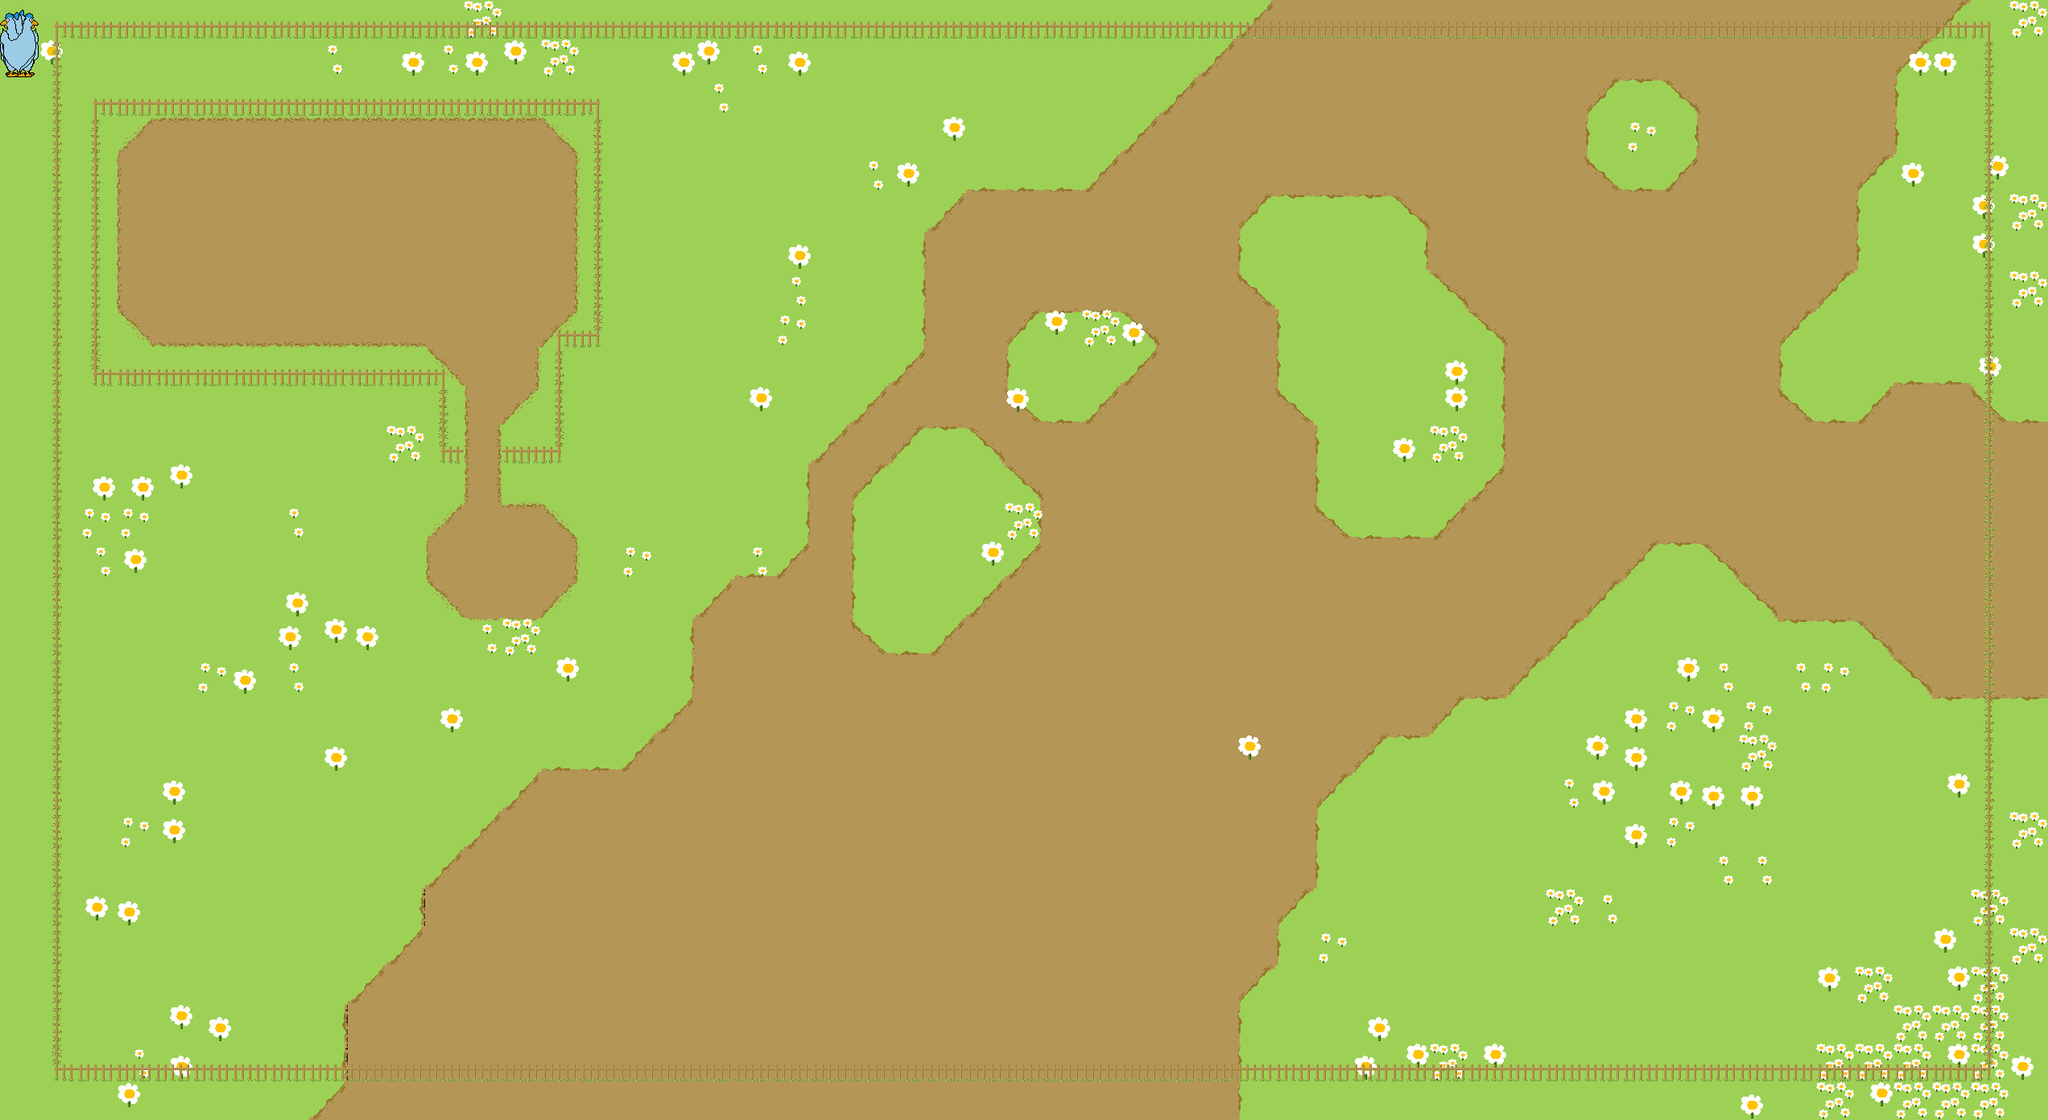

Below is a game level as drawn by its tile map, then a one-line description and the .tmx that defines it (tile-layer data replaced by summaries):
An orthogonal 53x29 tile map with 48x48 px tiles, 12 tile layers (hiekka, nurtsi, polut, ruoka, ...).

<map version="1.5" tiledversion="1.7.2" orientation="orthogonal" renderorder="right-down" width="53" height="29" tilewidth="48" tileheight="48" infinite="0" nextlayerid="15" nextobjectid="1">
 <tileset firstgid="1" name="chicken2" tilewidth="48" tileheight="48" tilecount="855" columns="19">
  <image source="chicken2.png" width="912" height="2160" />
 </tileset>
 <layer id="2" name="hiekka" width="53" height="29">
  <data>[1537 cells, 995 non-empty, 1 distinct tile ids]</data>
 </layer>
 <layer id="1" name="nurtsi" width="53" height="29">
  <data>[1537 cells, 1014 non-empty, 12 distinct tile ids]</data>
 </layer>
 <layer id="6" name="polut" width="53" height="29">
  <data>[1537 cells, 101 non-empty, 13 distinct tile ids]</data>
 </layer>
 <layer id="9" name="ruoka" width="53" height="29">
  <data>[1537 cells, 1 non-empty, 1 distinct tile ids]</data>
 </layer>
 <layer id="11" name="kana-front" width="53" height="29">
  <data>[1537 cells, 2 non-empty, 2 distinct tile ids]</data>
 </layer>
 <layer id="12" name="kana-back" width="53" height="29">
  <data>[1537 cells, 2 non-empty, 2 distinct tile ids]</data>
 </layer>
 <layer id="13" name="kana-left" width="53" height="29">
  <data>[1537 cells, 2 non-empty, 2 distinct tile ids]</data>
 </layer>
 <layer id="14" name="kana-right" width="53" height="29">
  <data>[1537 cells, 2 non-empty, 2 distinct tile ids]</data>
 </layer>
 <layer id="4" name="kukat" width="53" height="29">
  <data>[1537 cells, 127 non-empty, 8 distinct tile ids]</data>
 </layer>
 <layer id="3" name="aidat" width="53" height="29">
  <data>[1537 cells, 45 non-empty, 9 distinct tile ids]</data>
 </layer>
 <layer id="8" name="korkeat" width="53" height="29">
  <data>[1537 cells, 0 non-empty, 0 distinct tile ids]</data>
 </layer>
 <layer id="7" name="esteet" width="53" height="29">
  <data>[1537 cells, 154 non-empty, 7 distinct tile ids]</data>
 </layer>
</map>